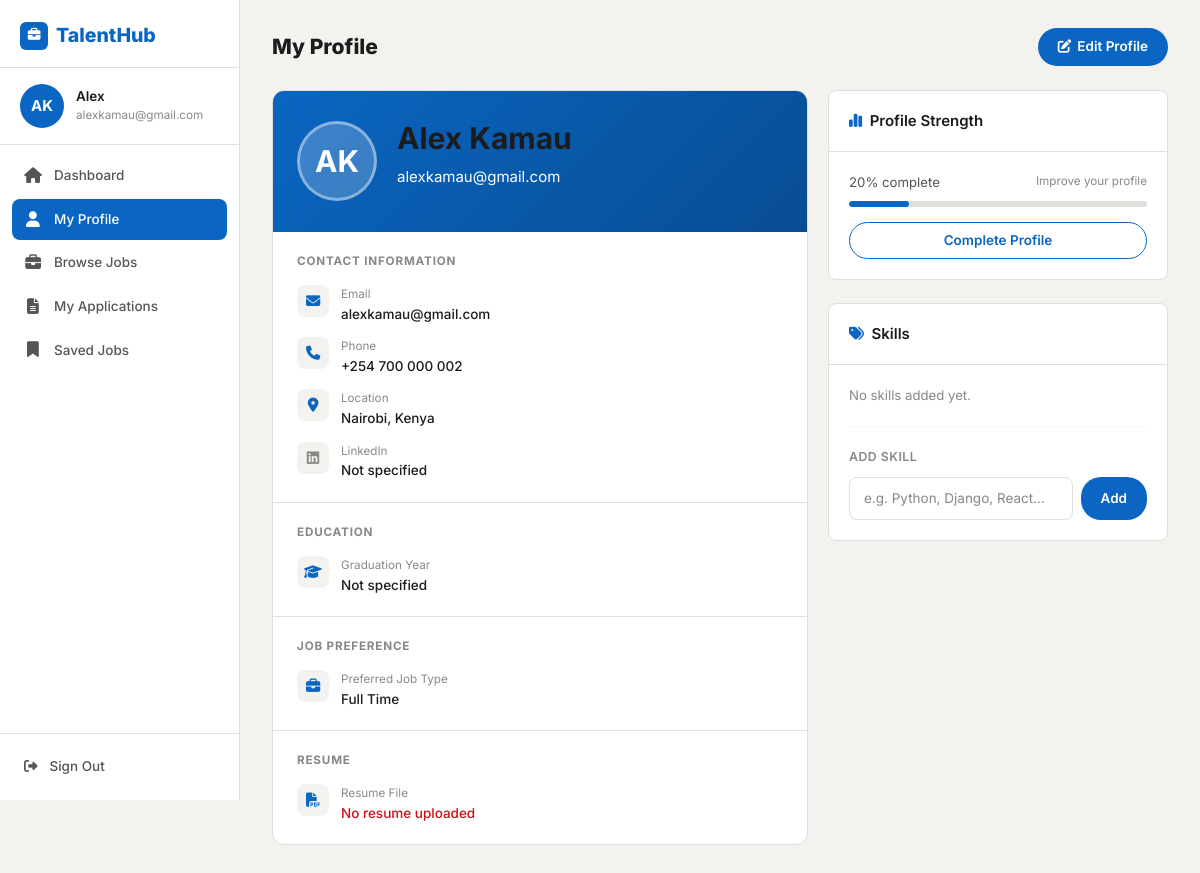
/profile/ (signed in), run on an earlier commit of the app's database.
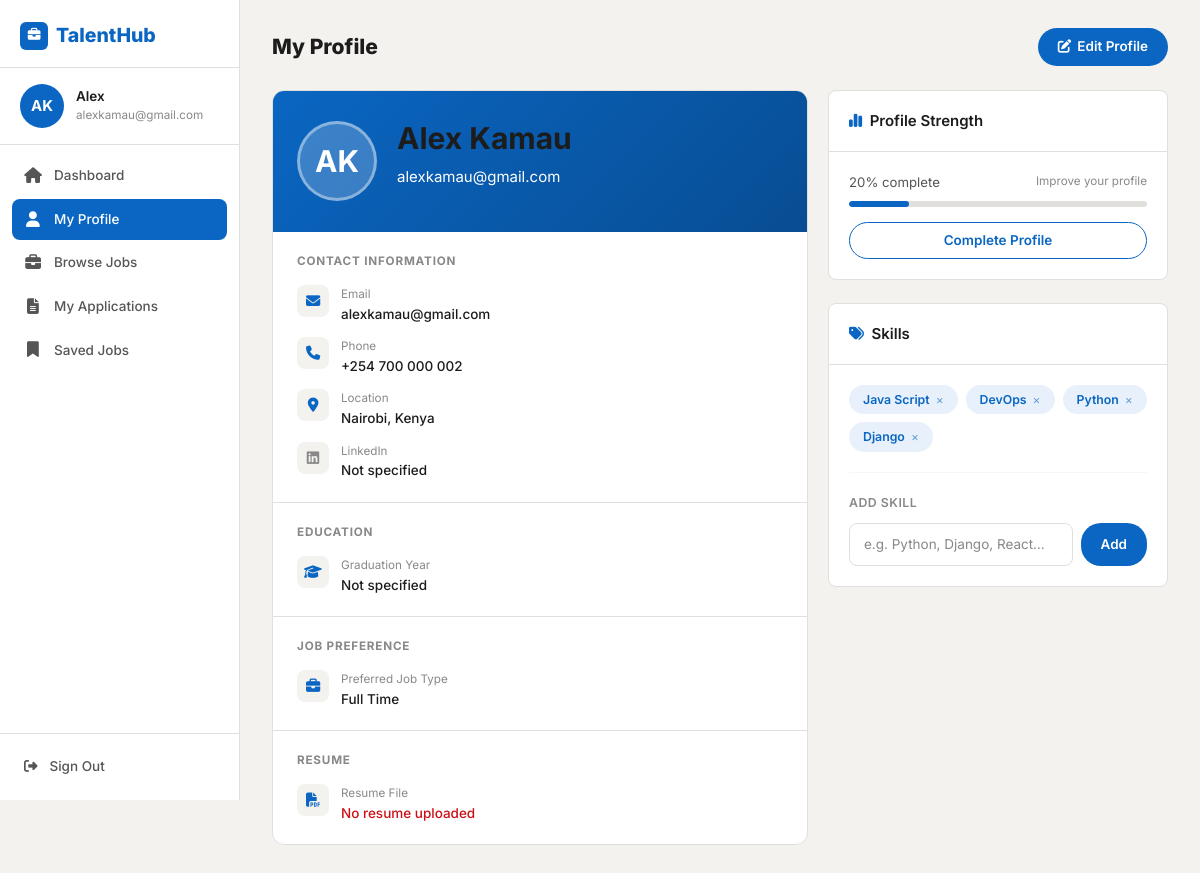
And on a later commit of the database.
### job_seeker/models.py (models this page shows, shortened)
class Skill(models.Model):
    skill = models.CharField(max_length=200)
    user = models.ForeignKey(User, related_name='skills', on_delete=models.CASCADE)

### job_seeker/views.py (the view)
# urls.py: path('profile/', views.my_profile, name='my-profile'),
@login_required
def my_profile(request):
    user = request.user
    profile, _ = Profile.objects.get_or_create(user=user)
    skills = Skill.objects.filter(user=user)
    if request.method == 'POST':
        form = NewSkillForm(request.POST)
        if form.is_valid():
            skill = form.save(commit=False)
            skill.user = user
            skill.save()
            messages.success(request, 'Skill added successfully.')
            return redirect('my-profile')
    else:
        form = NewSkillForm()
    context = {
        'u': user,
        'profile': profile,
        'skills': skills,
        'form': form,
        'completion': profile.completion_percentage(),
    }
    return render(request, 'applicant/profile.html', context)

### job_seeker/forms.py
class NewSkillForm(forms.ModelForm):
    class Meta:
        model = Skill
        fields = ['skill']
        widgets = {
            'skill': forms.TextInput(attrs={'placeholder': 'e.g. Python, Django, React'})
        }

### job_seeker/models.py (called while the page is built)
    @property
    def full_name(self):
        return f'{self.first_name} {self.last_name}'.strip() or self.username

    @property
    def initials(self):
        parts = self.full_name.split()
        if len(parts) >= 2:
            return (parts[0][0] + parts[-1][0]).upper()
        return self.username[:2].upper()

    def completion_percentage(self):
        fields = [self.full_name, self.location, self.resume, self.grad_year, self.job_type]
        filled = sum(1 for f in fields if f)
        return int((filled / len(fields)) * 100)

### templates/applicant/profile.html (shortened to what the changed rows need)
{% extends 'base.html' %}
{% block body %}
<div class="sidebar-main">
  <div class="page-header">
    <h1 class="page-title">My Profile</h1>
  </div>
  <div class="profile-grid">
    <div>
      <div class="profile-main-card">
        <div class="profile-header">
          <div>
            <h2>{{ profile.full_name|default:u.full_name }}</h2>
          </div>
        </div>
      </div>
    </div>
    <div>
      <div class="th-card">
        <div class="th-card-body">
          {% if skills %}
          <form action="{% url 'skill-delete' %}" method="POST" id="deleteSkillsForm">
            <div class="skills-cloud mb-3">
              {% for skill in skills %}
              <span class="skill-pill">
                {{ skill.skill }}
                <button type="submit" form="deleteSkillsForm" name="choices" value="{{ skill.id }}"
                        class="delete-skill-btn" onclick="return confirm('Remove {{ skill.skill }}?')">
                  ×
                </button>
              </span>
              {% endfor %}
            </div>
          </form>
          {% else %}
          <p style="font-size:.88rem;color:var(--text-light);margin-bottom:16px;">No skills added yet.</p>
          {% endif %}
          <hr class="divider">
          <div style="font-size:.82rem;font-weight:600;color:var(--text-light);text-transform:uppercase;letter-spacing:.5px;margin-bottom:10px;">Add Skill</div>
          <form action="{% url 'my-profile' %}" method="POST" class="d-flex gap-2">
            <input type="text" name="skill" class="th-form-control" placeholder="e.g. Python, Django, React…" required>
            <button type="submit" class="btn-primary-th" style="white-space:nowrap;">Add</button>
          </form>
        </div>
      </div>
    </div>
  </div>
</div>
{% endblock %}

What changed in the data, as far as the page shows it:
added Skill: skill "Java Script"
added Skill: skill "DevOps"
added Skill: skill "Python"
added Skill: skill "Django"
Also different on the page:
text no longer shown: "No skills added yet."
